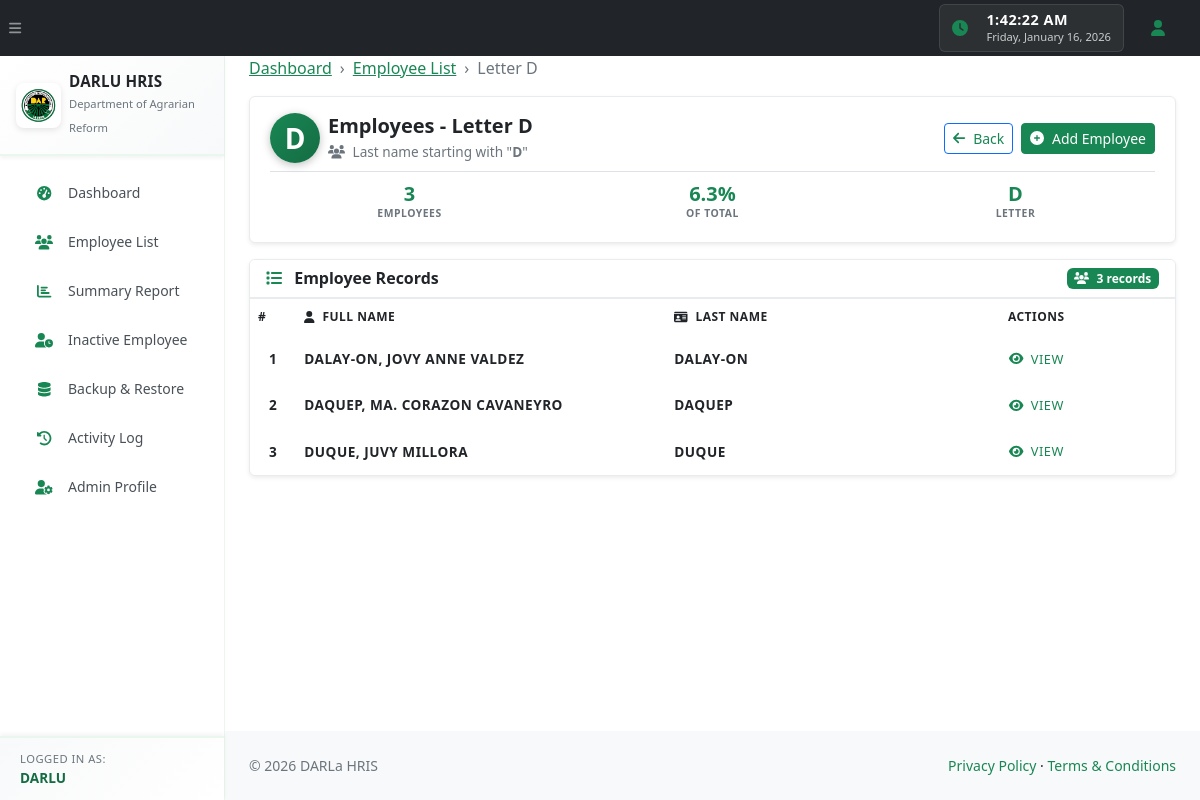
Page /employees.php?letter=D (signed in) on the committed database.
### tables this page shows
CREATE TABLE `employees` (
  `id` int(10) unsigned NOT NULL AUTO_INCREMENT,
  `last_name` varchar(100) NOT NULL,
  `first_name` varchar(100) NOT NULL,
  `middle_name` varchar(100) DEFAULT NULL,
  `birthdate` date DEFAULT NULL,
  `home_address` varchar(255) DEFAULT NULL,
  `office` varchar(255) DEFAULT NULL,
  `contact_no` varchar(50) DEFAULT NULL,
  `email` varchar(150) DEFAULT NULL,
  `civil_status` varchar(50) DEFAULT NULL,
  `spouse_name` varchar(150) DEFAULT NULL,
  `spouse_contact_no` varchar(50) DEFAULT NULL,
  `employee_number` varchar(50) DEFAULT NULL,
  `bp_number` varchar(50) DEFAULT NULL,
  `pagibig_number` varchar(50) DEFAULT NULL,
  `philhealth_number` varchar(50) DEFAULT NULL,
  `tin_number` varchar(50) DEFAULT NULL,
  `sss_number` varchar(50) DEFAULT NULL,
  `gsis_number` varchar(50) DEFAULT NULL,
  `trainings` text DEFAULT NULL,
  `designations` text DEFAULT NULL,
  `leave_info` text DEFAULT NULL,
  `service_record` text DEFAULT NULL,
  `employment_status` varchar(100) DEFAULT NULL,
  `created_at` timestamp NOT NULL DEFAULT current_timestamp(),
  `updated_at` timestamp NOT NULL DEFAULT current_timestamp() ON UPDATE current_timestamp(),
  PRIMARY KEY (`id`),
  KEY `idx_last_name` (`last_name`)
);

### employees.php (the view, shortened to what this page needs)
<?php
require_once 'db.php';
$letter = isset($_GET['letter']) && preg_match('/^[A-Z]$/', $_GET['letter'])
    ? strtoupper($_GET['letter'])
    : 'A';
$whereConditions = [
    'last_name LIKE :prefix',
    '(employment_status IS NULL OR employment_status NOT IN ("RETIRED", "RESIGNED"))'
];
$queryParams = [':prefix' => $letter . '%'];
$sql = 'SELECT id, last_name, first_name, middle_name
        FROM employees
        WHERE ' . implode(' AND ', $whereConditions) . '
        ORDER BY last_name, first_name';
$stmt = $pdo->prepare($sql);
$stmt->execute($queryParams);
$employees = $stmt->fetchAll();
require_once 'header.php';
?>
<ol class="breadcrumb mb-3">
    <li class="breadcrumb-item"><a href="index.php">Dashboard</a></li>
    <li class="breadcrumb-item"><a href="employee_directory.php">Employee List</a></li>
    <li class="breadcrumb-item active">Letter <?= htmlspecialchars($letter) ?></li>
</ol>
<div class="card border-0 shadow-sm mb-3 professional-header-card compact-header">
    <div class="card-body p-3">
        <div class="row align-items-center">
            <div class="col-md-8">
                <div class="d-flex align-items-center">
                    <div class="letter-avatar me-2">
                        <div class="avatar-circle letter-circle compact-letter">
                            <?= htmlspecialchars($letter) ?>
                        </div>
                    </div>
                    <div>
                        <h1 class="h4 mb-0 fw-bold text-dark">Employees - Letter <?= htmlspecialchars($letter) ?></h1>
                        <p class="text-muted mb-0 small">
                            <i class="fas fa-users me-1"></i>
                            Last name starting with "<strong><?= htmlspecialchars($letter) ?></strong>"
                        </p>
                    </div>
                </div>
            </div>
            <div class="col-md-4 text-md-end mt-2 mt-md-0">
                <div class="d-flex flex-column flex-md-row gap-2 justify-content-md-end">
                    <?php
                    $backUrl = 'employee_directory.php';
                    ?>
                    <a href="<?= htmlspecialchars($backUrl) ?>" class="btn btn-outline-primary btn-sm">
                        <i class="fas fa-arrow-left me-1"></i> Back
                    </a>
                    <button
                        class="btn btn-primary btn-sm"
                        type="button"
                        data-bs-toggle="modal"
                        data-bs-target="#addEmployeeModal"
                    >
                        <i class="fas fa-plus-circle me-1"></i> Add Employee
                    </button>
                </div>
            </div>
        </div>
        <?php if (!empty($employees)): ?>
            <?php
            $stmtTotal = $pdo->query('SELECT COUNT(*) as total FROM employees WHERE (employment_status IS NULL OR employment_status NOT IN ("RETIRED", "RESIGNED"))');
            $totalAllEmployees = $stmtTotal->fetch()['total'];
            $percentage = $totalAllEmployees > 0 ? (count($employees) / $totalAllEmployees) * 100 : 0;
            ?>
            <div class="mt-2 pt-2 border-top">
                <div class="row text-center">
                    <div class="col-md-4">
                        <div class="stat-item-compact">
                            <div class="stat-number-compact"><?= count($employees) ?></div>
                            <div class="stat-label-compact">Employees</div>
                        </div>
                    </div>
                    <div class="col-md-4">
                        <div class="stat-item-compact">
                            <div class="stat-number-compact"><?= number_format($percentage, 1) ?>%</div>
                            <div class="stat-label-compact">Of Total</div>
                        </div>
                    </div>
                    <div class="col-md-4">
                        <div class="stat-item-compact">
                            <div class="stat-number-compact"><?= htmlspecialchars($letter) ?></div>
                            <div class="stat-label-compact">Letter</div>
                        </div>
                    </div>
                </div>
            </div>
        <?php endif; ?>
    </div>
</div>
<?php if (empty($employees)): ?>
    <div class="card border-0 shadow-sm">
        <div class="card-body text-center py-5">
            <i class="fas fa-users fa-3x text-muted mb-3"></i>
            <h5 class="text-muted">No Employees Found</h5>
            <p class="text-muted mb-0">
                No employees found whose last name starts with "<strong><?= htmlspecialchars($letter) ?></strong>".
            </p>
            <button class="btn btn-primary mt-3" type="button" data-bs-toggle="modal" data-bs-target="#addEmployeeModal">
                <i class="fas fa-plus-circle me-1"></i> Add First Employee
            </button>
        </div>
    </div>
<?php else: ?>
    <div class="card border-0 shadow-sm">
        <div class="card-header bg-white border-bottom py-2">
            <div class="d-flex justify-content-between align-items-center">
                <h6 class="card-title mb-0 fw-bold">
                    <i class="fas fa-list me-2 text-primary"></i>
                    Employee Records
                </h6>
                <span class="badge bg-primary">
                    <i class="fas fa-users me-1"></i>
                    <?= count($employees) ?> record<?= count($employees) === 1 ? '' : 's' ?>
                </span>
            </div>
        </div>
        <div class="card-body p-0">
            <div class="table-responsive">
                <table class="employee-table">
                    <thead>
                    <tr>
                        <th style="width: 5%;">#</th>
                        <th style="width: 40%;">
                            <i class="fas fa-user me-1"></i> Full Name
                        </th>
                        <th style="width: 25%;">
                            <i class="fas fa-id-card me-1"></i> Last Name
                        </th>
                        <th style="width: 30%;" class="text-center">Actions</th>
                    </tr>
                    </thead>
                    <tbody>
                    <?php $rowNumber = 1; ?>
                    <?php foreach ($employees as $emp): ?>
                        <?php
                        $fullName = trim($emp['last_name'] . ', ' . $emp['first_name'] . ($emp['middle_name'] ? ' ' . $emp['middle_name'] : ''));
                        ?>
                        <tr>
                            <td class="text-center text-muted" style="background-color: white;"><?= $rowNumber++ ?></td>
                            <td style="background-color: white;">
                                <strong><?= htmlspecialchars($fullName) ?></strong>
                            </td>
                            <td class="text-muted" style="background-color: white;"><?= htmlspecialchars($emp['last_name'] ?? '') ?></td>
                            <td class="text-center" style="background-color: white;">
                                <a href="employee.php?id=<?= (int)$emp['id'] ?>" class="btn btn-sm btn-outline-primary" style="font-size: 0.8rem; padding: 0.25rem 0.5rem;">
                                    <i class="fas fa-eye me-1"></i> View
                                </a>
                            </td>
                        </tr>
                    <?php endforeach; ?>
                    </tbody>
                </table>
            </div>
        </div>
    </div>
<?php endif; ?>
<?php
require_once 'footer.php';
?>

### rows in the picture
employees: fullName "DALAY-ON, JOVY ANNE VALDEZ", last_name "DALAY-ON"
employees: fullName "DAQUEP, MA. CORAZON CAVANEYRO", last_name "DAQUEP"
employees: fullName "DUQUE, JUVY MILLORA", last_name "DUQUE"

### other values in the picture
$adminUsername "DARLU"
$letter "D"
count($employees) "3"
$percentage "6.3"
